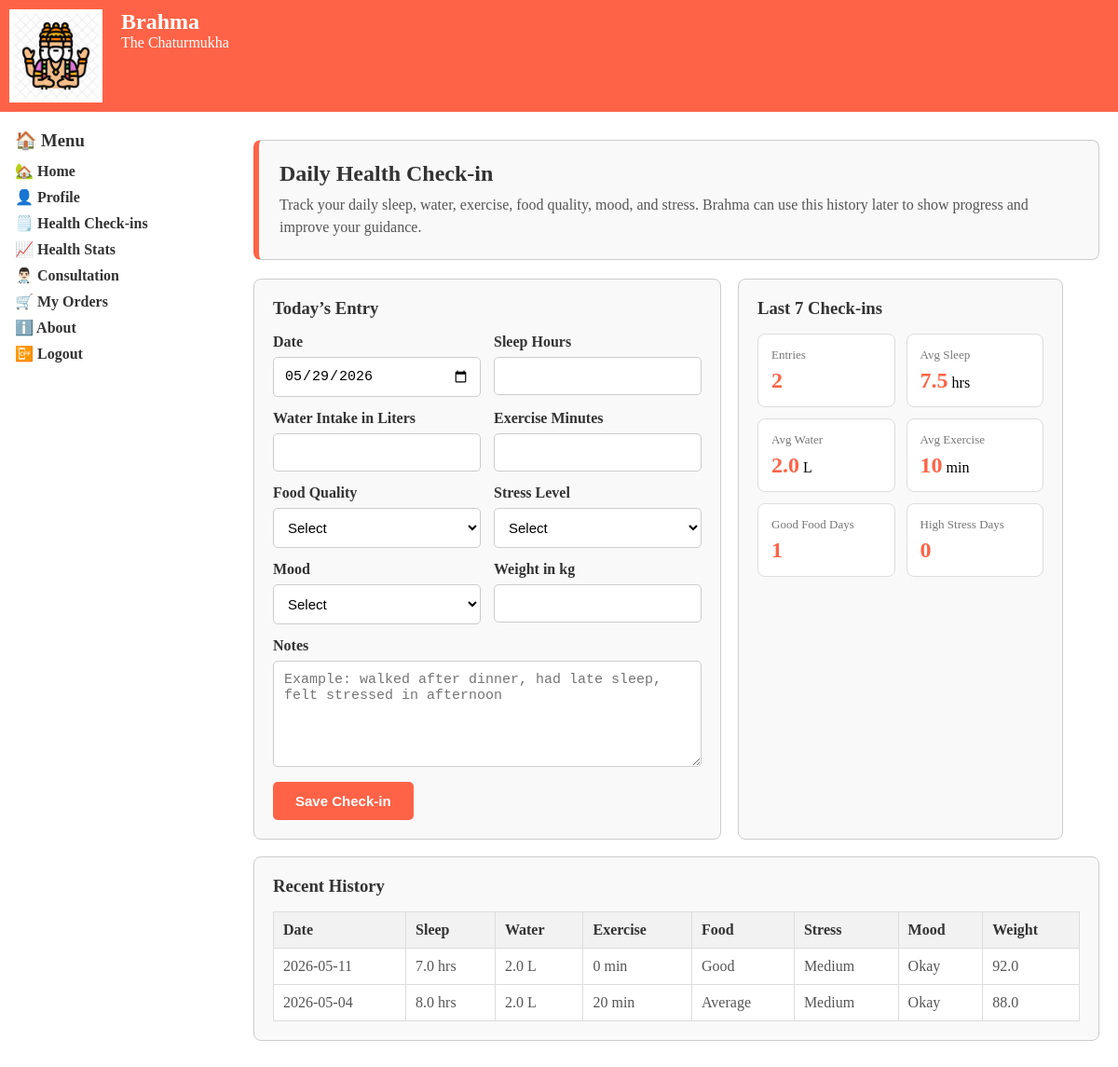
Page /healthcheckins (signed in) on the earlier database version.
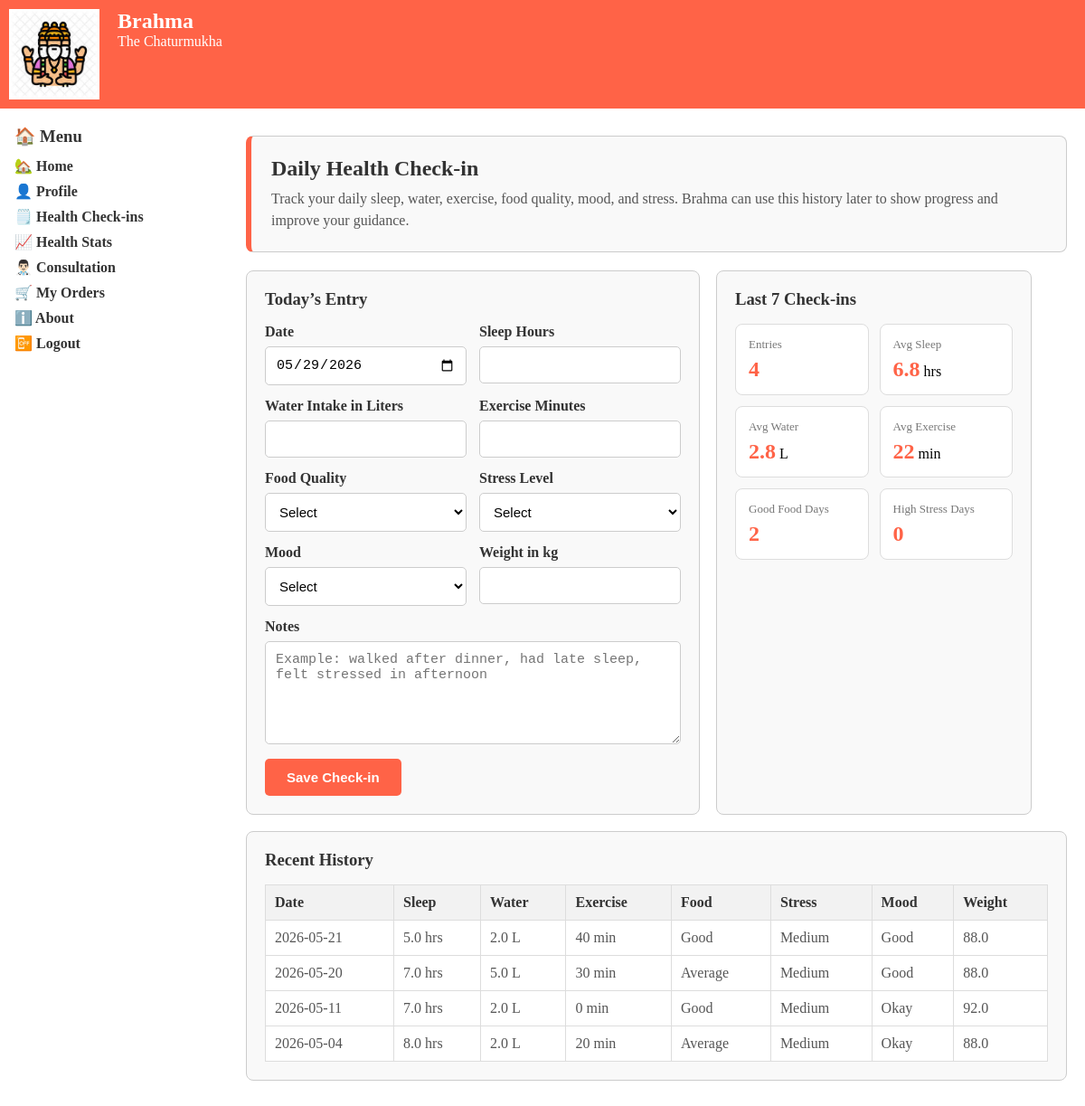
Same page on the later database version.
### tables this page shows
CREATE TABLE daily_checkins (
                  id integer primary key autoincrement,
                  user_id integer not null,
                  checkin_date text not null,
                  sleep_hours real not null,
                  water_intake real not null,
                  exercise_minutes integer not null,
                  food_quality text not null,
                  stress_level text not null,
                  mood text not null,
                  weight real,
                  notes text,
                  foreign key (user_id) references users(id)
                  );

### app.py (the view, shortened to what this page needs)
@app.route('/healthcheckins', methods=["GET", "POST"])
def healthcheckins():
    if 'user_id' not in session:
        return redirect('/login')
    profile = get_health_profile(session['user_id'])
    if not profile:
        return redirect('/profile-setup')
    checkins = get_recent_checkins(session['user_id'])
    summary = summarize_checkins(checkins)
    return render_template(
        'healthcheckins.html',
        today=date.today().isoformat(),
        checkins=checkins,
        summary=summary
    )

### app.py (called while the page is built)
def get_health_profile(user_id):
    conn = sqlite3.connect("database.db")
    conn.row_factory = sqlite3.Row
    cursor = conn.cursor()
    cursor.execute(
        "select * from health_profiles where user_id=?",
        (user_id,)
    )
    profile = cursor.fetchone()
    conn.close()
    return profile

def get_recent_checkins(user_id, limit=7):
    conn = sqlite3.connect("database.db")
    conn.row_factory = sqlite3.Row
    cursor = conn.cursor()
    cursor.execute(
        "select * from daily_checkins where user_id=? order by checkin_date desc, id desc limit ?",
        (user_id, limit)
    )
    checkins = cursor.fetchall()
    conn.close()
    return checkins

def summarize_checkins(checkins):
    if not checkins:
        return None
    total = len(checkins)
    avg_sleep = round(sum(float(item['sleep_hours']) for item in checkins) / total, 1)
    avg_water = round(sum(float(item['water_intake']) for item in checkins) / total, 1)
    avg_exercise = round(sum(int(item['exercise_minutes']) for item in checkins) / total)
    good_food_days = sum(1 for item in checkins if item['food_quality'] == 'good')
    high_stress_days = sum(1 for item in checkins if item['stress_level'] == 'high')
    return {
        'total': total,
        'avg_sleep': avg_sleep,
        'avg_water': avg_water,
        'avg_exercise': avg_exercise,
        'good_food_days': good_food_days,
        'high_stress_days': high_stress_days
    }

### templates/healthcheckins.html (shortened to what this page needs)
{% extends "base.html" %}
{% block content %}
<div class="checkin-page">
    <div class="checkin-header">
        <h2>Daily Health Check-in</h2>
        <p>
            Track your daily sleep, water, exercise, food quality, mood, and stress.
            Brahma can use this history later to show progress and improve your guidance.
        </p>
    </div>
    <div class="checkin-grid">
        <div class="panel">
            <h3>Today’s Entry</h3>
            <form method="POST" action="/healthcheckins">
                <div class="form-grid">
                    <div class="form-group">
                        <label>Date</label>
                        <input type="date" name="checkin_date" value="{{ today }}" required>
                    </div>
                    <div class="form-group">
                        <label>Sleep Hours</label>
                        <input type="number" step="0.5" name="sleep_hours" required>
                    </div>
                    <div class="form-group">
                        <label>Water Intake in Liters</label>
                        <input type="number" step="0.1" name="water_intake" required>
                    </div>
                    <div class="form-group">
                        <label>Exercise Minutes</label>
                        <input type="number" name="exercise_minutes" min="0" required>
                    </div>
                    <div class="form-group">
                        <label>Food Quality</label>
                        <select name="food_quality" required>
                            <option value="">Select</option>
                        </select>
                    </div>
                    <div class="form-group">
                        <label>Stress Level</label>
                        <select name="stress_level" required>
                            <option value="">Select</option>
                        </select>
                    </div>
                    <div class="form-group">
                        <label>Mood</label>
                        <select name="mood" required>
                            <option value="">Select</option>
                        </select>
                    </div>
                    <div class="form-group">
                        <label>Weight in kg</label>
                        <input type="number" step="0.1" name="weight">
                    </div>
                    <div class="form-group full-width">
                        <label>Notes</label>
                        <textarea name="notes" placeholder="Example: walked after dinner, had late sleep, felt stressed in afternoon"></textarea>
                    </div>
                </div>
                <button type="submit" class="submit-btn">Save Check-in</button>
            </form>
        </div>
        <div class="panel">
            <h3>Last 7 Check-ins</h3>
            {% if summary %}
            <div class="summary-grid">
                <div class="summary-card">
                    <span>Entries</span>
                    <strong>{{ summary.total }}</strong>
                </div>
                <div class="summary-card">
                    <span>Avg Sleep</span>
                    <strong>{{ summary.avg_sleep }}</strong> hrs
                </div>
                <div class="summary-card">
                    <span>Avg Water</span>
                    <strong>{{ summary.avg_water }}</strong> L
                </div>
                <div class="summary-card">
                    <span>Avg Exercise</span>
                    <strong>{{ summary.avg_exercise }}</strong> min
                </div>
                <div class="summary-card">
                    <span>Good Food Days</span>
                    <strong>{{ summary.good_food_days }}</strong>
                </div>
                <div class="summary-card">
                    <span>High Stress Days</span>
                    <strong>{{ summary.high_stress_days }}</strong>
                </div>
            </div>
            {% else %}
            <p class="empty-state">
                No check-ins yet. Add today’s entry and your progress history will start here.
            </p>
            {% endif %}
        </div>
    </div>
    {% if checkins %}
    <div class="panel history">
        <h3>Recent History</h3>
        <table>
            <tr>
                <th>Date</th>
                <th>Sleep</th>
                <th>Water</th>
                <th>Exercise</th>
                <th>Food</th>
                <th>Stress</th>
                <th>Mood</th>
                <th>Weight</th>
            </tr>
            {% for item in checkins %}
            <tr>
                <td>{{ item['checkin_date'] }}</td>
                <td>{{ item['sleep_hours'] }} hrs</td>
                <td>{{ item['water_intake'] }} L</td>
                <td>{{ item['exercise_minutes'] }} min</td>
                <td>{{ item['food_quality'].title() }}</td>
                <td>{{ item['stress_level'].title() }}</td>
                <td>{{ item['mood'].title() }}</td>
                <td>{{ item['weight'] or '-' }}</td>
            </tr>
            {% endfor %}
        </table>
    </div>
    {% endif %}
</div>
{% endblock %}

### templates/base.html (shortened to what this page needs)
<!DOCTYPE html>
<html lang="en">
<head>
</head>
<body>
    <div class="logo">
        <img src="{{url_for('static',filename='download (1).jpg')}}" class="img">
        <div class="logo-text">
        <h1>Brahma</h1>
        <p class="tagline"> The Chaturmukha</p>
        </div>
    </div>
    {% if session.get('user_id') %}
    <div class="app-layout">
        <aside class="global-sidebar">
            <h3>🏠 Menu</h3>
            <a href="/home" class="global-menu-btn">🏡 Home</a>
            <a href="/profile" class="global-menu-btn">👤 Profile</a>
            <a href="/healthcheckins" class="global-menu-btn">🗒️ Health Check-ins</a>
            <a href="/stats" class="global-menu-btn">📈 Health Stats</a>
            <a href="/consultation" class="global-menu-btn">👨🏻‍⚕️ Consultation</a>
            <a href="/my-orders" class="global-menu-btn">🛒 My Orders</a>
            <a href="/about" class="global-menu-btn">ℹ️ About</a>
            <a href="/logout" class="global-menu-btn">📴 Logout</a>
        </aside>
        <main class="page-content">
    {% endif %}
    {% block content %}
    {% endblock %}
    {% if session.get('user_id') %}
        </main>
    </div>
    {% endif %}
</body>
</html>

### templates/base.html (style rules this page uses)
body { margin: 0; background-color: #ffffff; }
.logo { display: flex; text-align: left; background-color: tomato; padding: 10px; gap: 20px; position: relative; }
.img { width: 100px; height: 100px; flex-shrink: 0; }
.logo-text { display: flex; flex-direction: column; margin: 0; }
.logo h1 { font-size: x-large; margin: 0; color:white; font-style: bold; }
.tagline { font-size: medium; color:white; font-style: sans-serif; margin: 0; white-space: nowrap; }
.app-layout { display: flex; min-height: calc(100vh - 120px); }
.global-sidebar { width: 220px; padding: 20px 16px; }
.global-sidebar h3 { margin: 0 0 12px; color: #333; }
.global-menu-btn { display: block; margin: 9px 0; color: #333; text-decoration: none; font-weight: bold; }
.page-content { flex: 1; min-width: 0; }

### templates/healthcheckins.html (style rules this page uses)
.checkin-page { max-width: 1100px; margin: 30px auto; padding: 0 20px; }
.checkin-header { border: 1px solid #ccc; border-left: 6px solid tomato; border-radius: 8px; background-color: #f9f9f9; padding: 22px; margin-bottom: 20px; }
.checkin-header h2 { margin: 0 0 8px; color: #333; }
.checkin-header p { margin: 0; color: #555; line-height: 1.5; }
.checkin-grid { display: grid; grid-template-columns: 1.1fr 0.9fr; gap: 18px; }
.panel { border: 1px solid #ccc; border-radius: 8px; background-color: #f9f9f9; padding: 20px; }
.panel h3 { margin: 0 0 16px; color: #333; }
.form-grid { display: grid; grid-template-columns: 1fr 1fr; gap: 14px; }
.form-group { display: flex; flex-direction: column; }
.form-group label { color: #333; font-weight: bold; margin-bottom: 7px; }
.form-group input, .form-group select, .form-group textarea { border: 1px solid #ccc; border-radius: 5px; padding: 11px; font-size: 15px; background-color: white; }
.form-group textarea { min-height: 90px; resize: vertical; }
.full-width { grid-column: 1 / 3; }
.submit-btn { background-color: tomato; color: white; border: none; border-radius: 5px; padding: 12px 24px; font-weight: bold; font-size: 15px; cursor: pointer; margin-top: 16px; }
.summary-grid { display: grid; grid-template-columns: 1fr 1fr; gap: 12px; }
.summary-card { border: 1px solid #ddd; border-radius: 8px; background-color: white; padding: 14px; }
.summary-card span { display: block; color: #777; font-size: 13px; margin-bottom: 6px; }
.summary-card strong { color: tomato; font-size: 24px; }
.history { margin-top: 18px; overflow-x: auto; }
table { width: 100%; border-collapse: collapse; background-color: white; }
th, td { border: 1px solid #ddd; padding: 10px; text-align: left; color: #555; white-space: nowrap; }
th { color: #333; background-color: #f2f2f2; }

Differences in the rows shown:
added daily_checkins: checkin_date "2026-05-21", sleep_hours "5.0", water_intake "2.0", exercise_minutes "40", food_quality "Good", stress_level "Medium", mood "Good", weight "88.0"
added daily_checkins: checkin_date "2026-05-20", sleep_hours "7.0", water_intake "5.0", exercise_minutes "30", food_quality "Average", stress_level "Medium", mood "Good", weight "88.0"
Other differences:
{{ summary.total }}: "2" → "4"
{{ summary.avg_sleep }}: "7.5" → "6.8"
{{ summary.avg_water }}: "2.0" → "2.8"
{{ summary.avg_exercise }}: "10" → "22"
{{ summary.good_food_days }}: "1" → "2"
